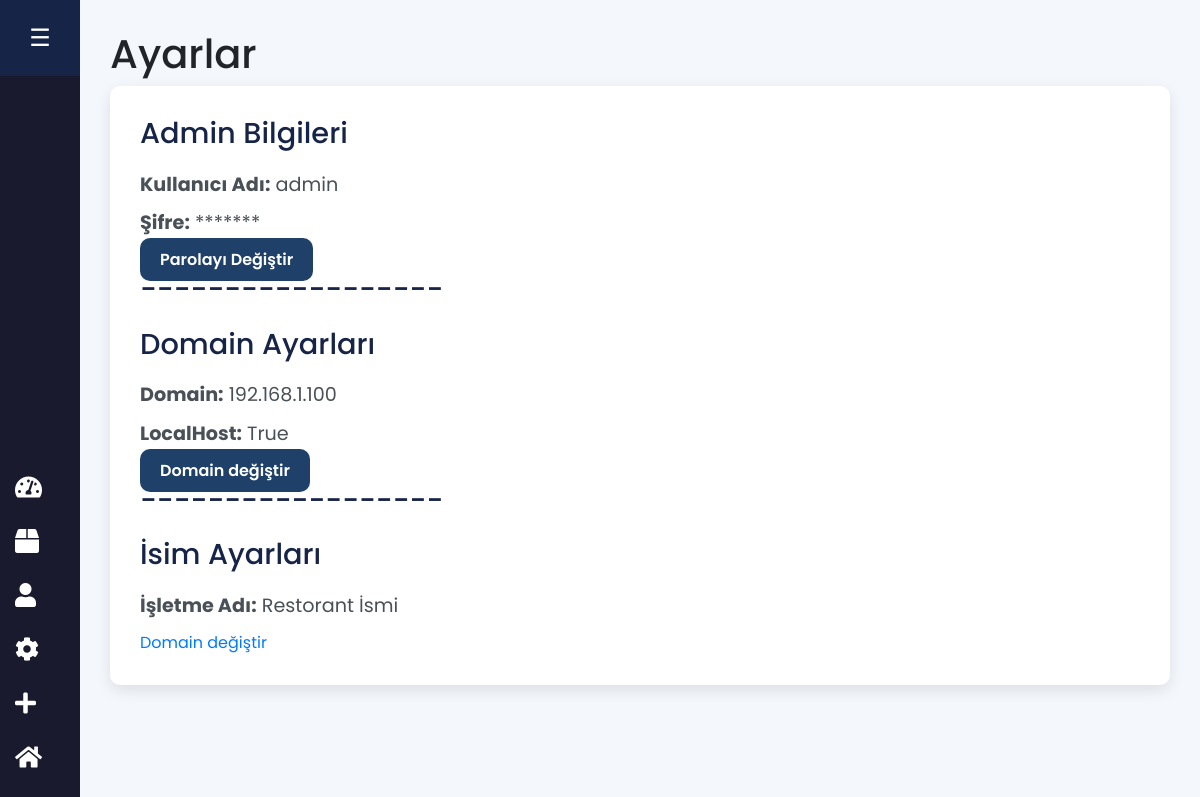
The app's page /settings (signed in) with its own data.
### website/models.py (models this page shows, shortened)
class Settings(db.Model):
    Domain= db.Column(db.Text,primary_key=True)
    LocalHost=db.Column(db.Boolean)
    businessname = db.Column(db.Text)

### website/admin.py (the view)
@admin.route('/settings')
@login_required
def profile():
    if current_user.id == 6:
        customer = Customer.query.get(6)
        settings = Settings.query.all()
        return render_template('settings.html', customer=customer, settings=settings)
    return render_template('404.html')

### website/templates/settings.html (shortened to what this page needs)
<!DOCTYPE html>
<html lang="tr">
<head>
    <link href="https://stackpath.bootstrapcdn.com/bootstrap/4.5.2/css/bootstrap.min.css" rel="stylesheet">
    <link rel="stylesheet" href="https://cdnjs.cloudflare.com/ajax/libs/font-awesome/5.15.4/css/all.min.css">
</head>
<body>
    <div class="sidebar" id="sidebar">
        <div class="logo" id="logo">☰</div>
        <ul>
            <li>
                <a href="/dashboard" class="nav-link">
                    <i class="fas fa-tachometer-alt"></i>
                </a>
            </li>
            <li>
                <a href="/shop-items" class="nav-link">
                    <i class="fas fa-box"></i>
                </a>
            </li>
            <li>
                <a href="/employee-management" class="nav-link">
                    <i class="fas fa-user"></i>
                </a>
            </li>
            <li>
                <a href="/settings" class="nav-link">
                    <i class="fas fa-cog"></i>
                </a>
            </li>
            <li>
                <a href="/add-shop-items" class="nav-link">
                    <i class="fas fa-plus"></i>
                </a>
            </li>
            <li>
                <a href="/admin-page" class="nav-link">
                    <i class="fas fa-home"></i>
                </a>
            </li>
        </ul>
    </div>
    <div class="main-content" id="main-content">
        <h1>Ayarlar</h1>
        <div class="settings-container">
            <h3>Admin Bilgileri</h3>
            <p><strong>Kullanıcı Adı:</strong> admin</p>
            <p><strong>Şifre:</strong> *******</p>
            <a href="/change-password" class="btn-change-password">Parolayı Değiştir</a>
            <h3>------------------</h3>
            <h3>Domain Ayarları</h3>
            {% for setting in settings %}
            <p><strong>Domain:</strong> {{setting.Domain}}</p>
            <p><strong>LocalHost:</strong> {{setting.LocalHost}}</p>
            <a href="/change-domain" class="btn-change-domain">Domain değiştir</a>
            <h3>------------------</h3>
            <h3>İsim Ayarları</h3>
            <p><strong>İşletme Adı:</strong> {{setting.businessname}}</p>
            <a href="/change-bussname" class="btn-change-name">Domain değiştir</a>
            {% endfor %}
        </div>
    </div>
</body>
</html>

### website/templates/settings.html (style rules this page uses)
body { font-family: 'Poppins', sans-serif; background-color: #f4f7fc; overflow-x: hidden; }
.sidebar { width: 80px; height: 100vh; background-color: #1a1a2e; transition: width 0.3s ease; position: fixed; top: 0; left: 0; display: flex; flex-direction: column; justify-content: space-between; }
.sidebar .logo { padding: 20px; color: #fff; text-align: center; font-size: 1.5rem; background-color: #162447; cursor: pointer; }
.sidebar ul { padding: 0; list-style-type: none; }
.sidebar ul li { width: 100%; }
.sidebar ul li a { text-decoration: none; color: #fff; padding: 15px; display: flex; align-items: center; transition: all 0.3s; }
.sidebar ul li a i { font-size: 1.5rem; margin-right: 15px; }
.main-content { margin-left: 80px; padding: 30px; transition: margin-left 0.3s ease; }
.settings-container { background-color: #fff; padding: 30px; border-radius: 10px; box-shadow: 0 5px 15px rgba(0,0,0,0.1); }
.settings-container h3 { font-size: 1.8rem; margin-bottom: 20px; color: #162447; }
.settings-container p { font-size: 1.2rem; margin-bottom: 10px; color: #495057; }
.settings-container .btn-change-password { background-color: #1f4068; color: #fff; padding: 10px 20px; border-radius: 10px; font-weight: 600; text-decoration: none; cursor: pointer; }
.settings-container .btn-change-domain { background-color: #1f4068; color: #fff; padding: 10px 20px; border-radius: 10px; font-weight: 600; text-decoration: none; cursor: pointer; }

### records on screen
Settings: Domain "192.168.1.100", LocalHost "True", businessname "Restorant İsmi"
